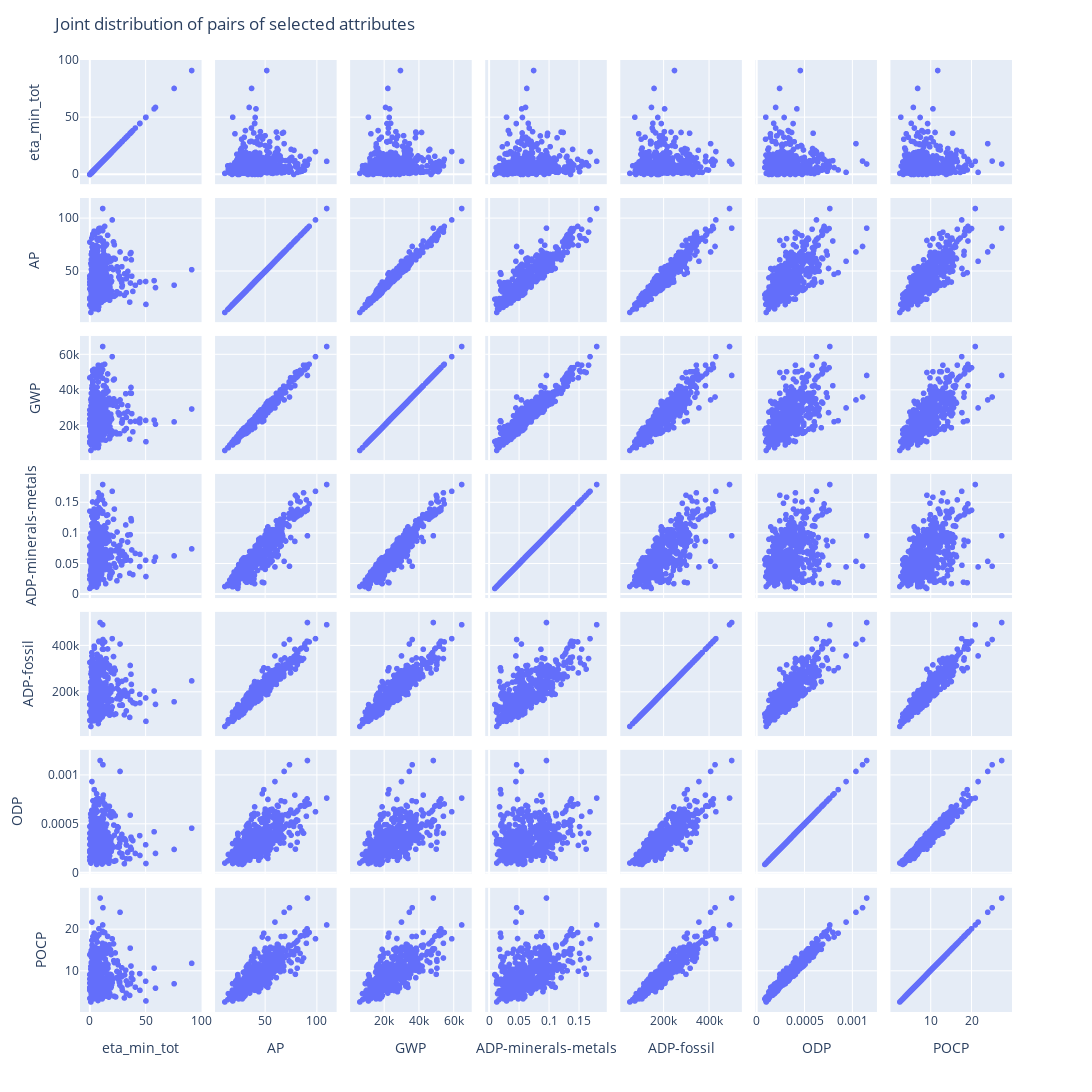

Notebook code cell kept with this figure:
### Code cell
#plotter.distrib_attributes2d(block=['design_par','perf_att'])
plotter.distrib_attributes2d(block=['perf_att'])

### Figure 1 — Plotly figure (JSON) as saved in the notebook; plotly's stock layout.template omitted (floating-point values rounded to 4 significant figures; data arrays with more than 128 entries replaced by an {"elided": "..."} marker saying what was removed)
{"data": [{"dimensions": [{"axis": {"matches": true}, "label": "eta_min_tot", "values": {"elided": "500 float values"}}, {"axis": {"matches": true}, "label": "AP", "values": {"elided": "500 float values"}}, {"axis": {"matches": true}, "label": "GWP", "values": {"elided": "500 float values"}}, {"axis": {"matches": true}, "label": "ADP-minerals-metals", "values": {"elided": "500 float values"}}, {"axis": {"matches": true}, "label": "ADP-fossil", "values": {"elided": "500 float values"}}, {"axis": {"matches": true}, "label": "ODP", "values": {"elided": "500 float values"}}, {"axis": {"matches": true}, "label": "POCP", "values": {"elided": "500 float values"}}], "hovertemplate": "%{xaxis.title.text}=%{x}<br>%{yaxis.title.text}=%{y}<extra></extra>", "legendgroup": "", "marker": {"color": "#636efa", "symbol": "circle"}, "name": "", "showlegend": false, "type": "splom"}], "layout": {"dragmode": "select", "height": 2100, "legend": {"tracegroupgap": 0}, "margin": {"t": 60}, "title": {"text": "Joint distribution of pairs of selected attributes"}, "width": 2100}}
